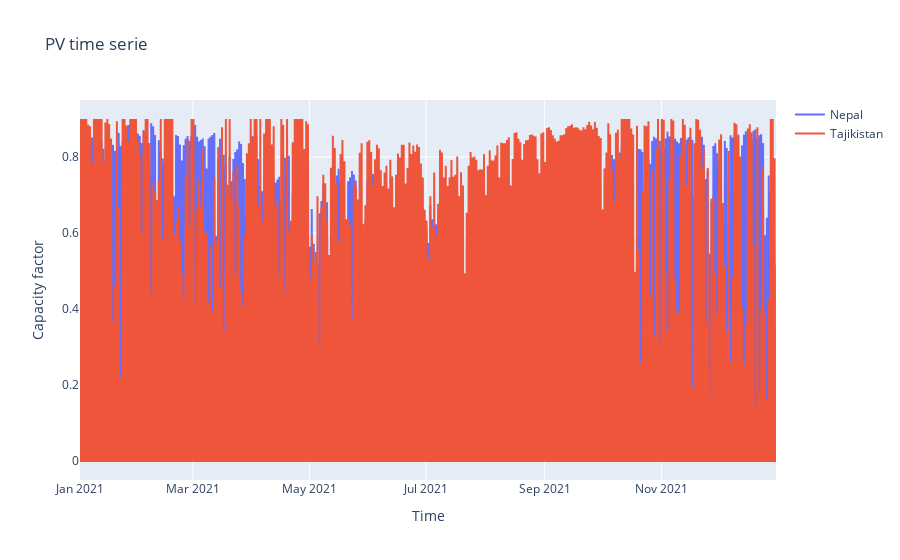

The cell this chart's notebook holds for it:
### Code cell
fig = go.Figure()
x = pd.date_range(start='2021-01-01', end= '2021-12-31', freq = 'h')
for c in ts_to_plot.index:
    folder = f'../input_time_series/{c}/'
    partie_name_file = f'grid_locations_averaged_pv_{c}_{2021}.xlsx'
    chemin_pattern = os.path.join(folder, f'*{partie_name_file}*')
    fichiers_trouves = glob.glob(chemin_pattern)
    ts = pd.read_excel(fichiers_trouves[0], names = ['value'])
    print(ts.mean())
    fig.add_trace(go.Scatter(x = x, y=ts['value'], mode='lines', name=str(c)))
fig.update_layout(title=f'PV time serie', xaxis_title='Time', yaxis_title='Capacity factor')
fig.show()

### Figure 1 — Plotly figure (JSON) as saved in the notebook; plotly's stock layout.template omitted (floating-point values rounded to 4 significant figures; data arrays with more than 128 entries replaced by an {"elided": "..."} marker saying what was removed)
{"data": [{"mode": "lines", "name": "Nepal", "type": "scatter", "x": {"elided": "8737 str values"}, "y": {"elided": "8760 float values"}}, {"mode": "lines", "name": "Tajikistan", "type": "scatter", "x": {"elided": "8737 str values"}, "y": {"elided": "8760 float values"}}], "layout": {"title": {"text": "PV time serie"}, "xaxis": {"title": {"text": "Time"}}, "yaxis": {"title": {"text": "Capacity factor"}}}}
